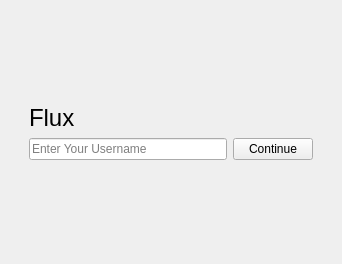
<?xml version="1.0" encoding="UTF-8"?>
<ui version="4.0">
    <class>StartWindow</class>
    <widget class="QMainWindow" name="StartWindow">
        <property name="geometry">
            <rect>
                <x>0</x>
                <y>0</y>
                <width>342</width>
                <height>264</height>
            </rect>
        </property>
        <property name="windowTitle">
            <string>Welcome To Flux</string>
        </property>
        <widget class="QWidget" name="centralwidget">
            <layout class="QVBoxLayout" name="verticalLayout_2">
                <item>
                    <spacer name="verticalSpacer_2">
                        <property name="orientation">
                            <enum>Qt::Vertical</enum>
                        </property>
                        <property name="sizeHint" stdset="0">
                            <size>
                                <width>20</width>
                                <height>40</height>
                            </size>
                        </property>
                    </spacer>
                </item>
                <item>
                    <layout class="QVBoxLayout" name="verticalLayout">
                        <property name="leftMargin">
                            <number>20</number>
                        </property>
                        <property name="rightMargin">
                            <number>20</number>
                        </property>
                        <item>
                            <widget class="QLabel" name="label">
                                <property name="font">
                                    <font>
                                        <pointsize>18</pointsize>
                                    </font>
                                </property>
                                <property name="text">
                                    <string>Flux</string>
                                </property>
                            </widget>
                        </item>
                        <item>
                            <layout class="QHBoxLayout" name="horizontalLayout">
                                <item>
                                    <widget class="QLineEdit" name="lineEdit">
                                        <property name="text">
                                            <string/>
                                        </property>
                                        <property name="placeholderText">
                                            <string>Enter Your Username</string>
                                        </property>
                                    </widget>
                                </item>
                                <item>
                                    <widget class="QPushButton" name="pushButton">
                                        <property name="text">
                                            <string>Continue</string>
                                        </property>
                                    </widget>
                                </item>
                            </layout>
                        </item>
                    </layout>
                </item>
                <item>
                    <spacer name="verticalSpacer">
                        <property name="orientation">
                            <enum>Qt::Vertical</enum>
                        </property>
                        <property name="sizeHint" stdset="0">
                            <size>
                                <width>20</width>
                                <height>40</height>
                            </size>
                        </property>
                    </spacer>
                </item>
            </layout>
        </widget>
    </widget>
    <resources/>
    <connections/>
</ui>
